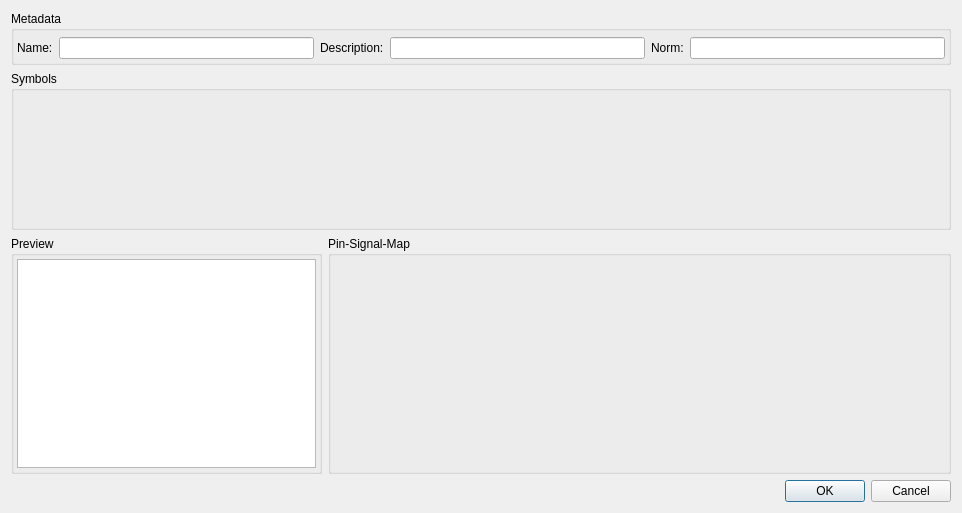
<?xml version="1.0" encoding="UTF-8"?>
<ui version="4.0">
 <class>librepcb::library::editor::ComponentSymbolVariantEditDialog</class>
 <widget class="QDialog" name="librepcb::library::editor::ComponentSymbolVariantEditDialog">
  <property name="windowModality">
   <enum>Qt::ApplicationModal</enum>
  </property>
  <property name="geometry">
   <rect>
    <x>0</x>
    <y>0</y>
    <width>962</width>
    <height>513</height>
   </rect>
  </property>
  <property name="windowTitle">
   <string>Component Symbol Variant</string>
  </property>
  <property name="modal">
   <bool>true</bool>
  </property>
  <layout class="QVBoxLayout" name="verticalLayout_3" stretch="0,2,3,0">
   <item>
    <widget class="QGroupBox" name="gbxMetadata">
     <property name="title">
      <string>Metadata</string>
     </property>
     <layout class="QHBoxLayout" name="horizontalLayout_2">
      <property name="spacing">
       <number>6</number>
      </property>
      <property name="leftMargin">
       <number>3</number>
      </property>
      <property name="topMargin">
       <number>6</number>
      </property>
      <property name="rightMargin">
       <number>3</number>
      </property>
      <property name="bottomMargin">
       <number>3</number>
      </property>
      <item>
       <widget class="QLabel" name="label_2">
        <property name="text">
         <string>Name:</string>
        </property>
       </widget>
      </item>
      <item>
       <widget class="QLineEdit" name="edtName">
        <property name="maxLength">
         <number>20</number>
        </property>
       </widget>
      </item>
      <item>
       <widget class="QLabel" name="label_3">
        <property name="text">
         <string>Description:</string>
        </property>
       </widget>
      </item>
      <item>
       <widget class="QLineEdit" name="edtDescription">
        <property name="maxLength">
         <number>50</number>
        </property>
       </widget>
      </item>
      <item>
       <widget class="QLabel" name="label_4">
        <property name="text">
         <string>Norm:</string>
        </property>
       </widget>
      </item>
      <item>
       <widget class="QLineEdit" name="edtNorm">
        <property name="maxLength">
         <number>20</number>
        </property>
       </widget>
      </item>
     </layout>
    </widget>
   </item>
   <item>
    <widget class="QGroupBox" name="groupBox_2">
     <property name="title">
      <string>Symbols</string>
     </property>
     <layout class="QHBoxLayout" name="horizontalLayout" stretch="2">
      <property name="leftMargin">
       <number>3</number>
      </property>
      <property name="topMargin">
       <number>6</number>
      </property>
      <property name="rightMargin">
       <number>3</number>
      </property>
      <property name="bottomMargin">
       <number>3</number>
      </property>
      <item>
       <widget class="librepcb::library::editor::ComponentSymbolVariantItemListEditorWidget" name="symbolListWidget" native="true"/>
      </item>
     </layout>
    </widget>
   </item>
   <item>
    <layout class="QHBoxLayout" name="horizontalLayout_3" stretch="1,2">
     <item>
      <widget class="QGroupBox" name="groupBox">
       <property name="title">
        <string>Preview</string>
       </property>
       <layout class="QVBoxLayout" name="verticalLayout_2">
        <property name="leftMargin">
         <number>3</number>
        </property>
        <property name="topMargin">
         <number>3</number>
        </property>
        <property name="rightMargin">
         <number>3</number>
        </property>
        <property name="bottomMargin">
         <number>3</number>
        </property>
        <item>
         <widget class="librepcb::GraphicsView" name="graphicsView"/>
        </item>
       </layout>
      </widget>
     </item>
     <item>
      <widget class="QGroupBox" name="groupBox_3">
       <property name="title">
        <string>Pin-Signal-Map</string>
       </property>
       <layout class="QVBoxLayout" name="verticalLayout">
        <property name="leftMargin">
         <number>3</number>
        </property>
        <property name="topMargin">
         <number>6</number>
        </property>
        <property name="rightMargin">
         <number>3</number>
        </property>
        <property name="bottomMargin">
         <number>3</number>
        </property>
        <item>
         <widget class="librepcb::library::editor::CompSymbVarPinSignalMapEditorWidget" name="pinSignalMapEditorWidget" native="true"/>
        </item>
       </layout>
      </widget>
     </item>
    </layout>
   </item>
   <item>
    <widget class="QDialogButtonBox" name="buttonBox">
     <property name="orientation">
      <enum>Qt::Horizontal</enum>
     </property>
     <property name="standardButtons">
      <set>QDialogButtonBox::Cancel|QDialogButtonBox::Ok</set>
     </property>
    </widget>
   </item>
  </layout>
 </widget>
 <customwidgets>
  <customwidget>
   <class>librepcb::library::editor::ComponentSymbolVariantItemListEditorWidget</class>
   <extends>QWidget</extends>
   <header location="global">librepcb/libraryeditor/cmp/componentsymbolvariantitemlisteditorwidget.h</header>
   <container>1</container>
  </customwidget>
  <customwidget>
   <class>librepcb::library::editor::CompSymbVarPinSignalMapEditorWidget</class>
   <extends>QWidget</extends>
   <header location="global">librepcb/libraryeditor/cmp/compsymbvarpinsignalmapeditorwidget.h</header>
   <container>1</container>
  </customwidget>
  <customwidget>
   <class>librepcb::GraphicsView</class>
   <extends>QGraphicsView</extends>
   <header location="global">librepcb/common/graphics/graphicsview.h</header>
  </customwidget>
 </customwidgets>
 <resources/>
 <connections>
  <connection>
   <sender>buttonBox</sender>
   <signal>accepted()</signal>
   <receiver>librepcb::library::editor::ComponentSymbolVariantEditDialog</receiver>
   <slot>accept()</slot>
   <hints>
    <hint type="sourcelabel">
     <x>257</x>
     <y>680</y>
    </hint>
    <hint type="destinationlabel">
     <x>157</x>
     <y>274</y>
    </hint>
   </hints>
  </connection>
  <connection>
   <sender>buttonBox</sender>
   <signal>rejected()</signal>
   <receiver>librepcb::library::editor::ComponentSymbolVariantEditDialog</receiver>
   <slot>reject()</slot>
   <hints>
    <hint type="sourcelabel">
     <x>325</x>
     <y>680</y>
    </hint>
    <hint type="destinationlabel">
     <x>286</x>
     <y>274</y>
    </hint>
   </hints>
  </connection>
 </connections>
</ui>
